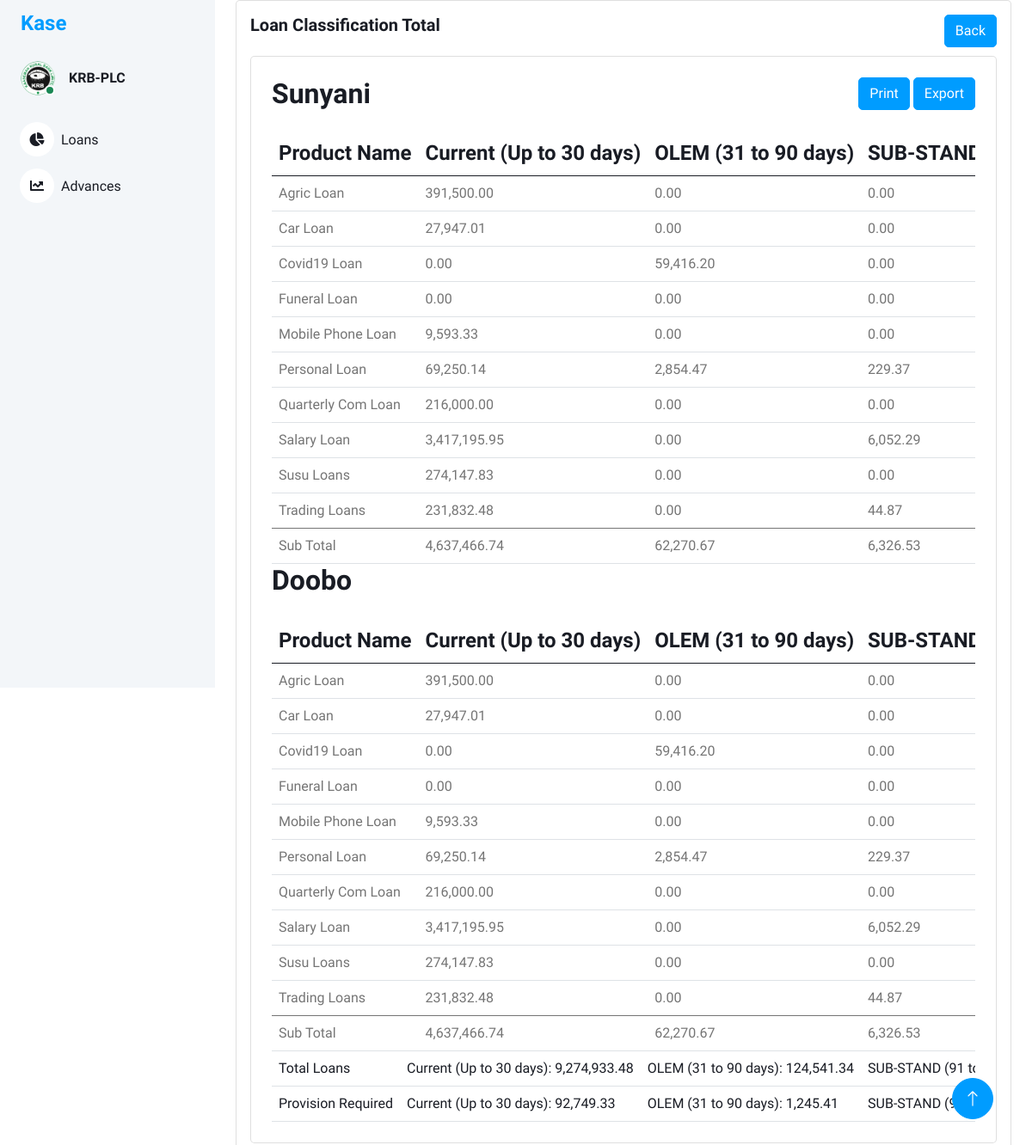
The page /loan_classification_total/1 on the database its author committed.
### models/loan_classification_files.py (models this page shows, shortened)
class LoanClassificationFiles(db.Model):
    id = db.Column(db.Integer, primary_key=True)
    branch_name = db.Column(db.String(100), nullable=False)
    loan_class_id = db.Column(db.String(100), nullable=True)
    filename = db.Column(db.String(100), nullable=True)

### models/loan_classification_items.py (models this page shows, shortened)
class LoanClassificationItems(db.Model):
    id = db.Column(db.Integer, primary_key=True)
    loan_class_file_id = db.Column(db.String(100), nullable=False)
    arrangement = db.Column(db.String(100), nullable=True)
    application_id = db.Column(db.String(100), nullable=True)
    company_branch = db.Column(db.String(100), nullable=True)
    account = db.Column(db.String(100), nullable=True)
    officer = db.Column(db.String(100), nullable=True)
    product_name = db.Column(db.String(100), nullable=True)
    customer = db.Column(db.String(100), nullable=True)
    customer_name = db.Column(db.String(100), nullable=True)
    opening_date = db.Column(db.String(100), nullable=True)
    first_pay_date = db.Column(db.String(100), nullable=True)
    maturity_date = db.Column(db.String(100), nullable=True)
    term = db.Column(db.String(100), nullable=True)
    ccy = db.Column(db.String(100), nullable=True)
    commitment = db.Column(db.String(100), nullable=True)
    principal = db.Column(db.String(100), nullable=True)
    due_date = db.Column(db.String(100), nullable=True)
    overdue = db.Column(db.String(100), nullable=True)
    resch_id = db.Column(db.String(100), nullable=True)
    status = db.Column(db.String(100), nullable=True)

### views/loan_classification.py (the view)
@bp.route('/loan_classification_total/<int:id>')
def loan_classification_total(id):
    loan_classification_uploads = LoanClassificationFiles.query.filter_by(loan_class_id=id).all()
    branches_data = {}  # Dictionary to store all branches data
    branches_column_data = {}
    default_classifications = {
        'Current (Up to 30 days)': {'Commitment': 0.00, 'Principal': 0.00, 'Count': 0},
        'OLEM (31 to 90 days)': {'Commitment': 0.00, 'Principal': 0.00, 'Count': 0},
        'SUB-STAND (91 to 180 days)': {'Commitment': 0.00, 'Principal': 0.00, 'Count': 0},
        'DOUTFUL (181 to 360 days)': {'Commitment': 0.00, 'Principal': 0.00, 'Count': 0},
        'LOSS (Over 360 days)': {'Commitment': 0.00, 'Principal': 0.00, 'Count': 0}
    }
    for classification in loan_classification_uploads:
        branch_name = classification.branch_name
        if branch_name not in branches_data:
            branches_data[branch_name] = {}
            branches_column_data[branch_name] = {
                'Current (Up to 30 days)':  0.00,
                'OLEM (31 to 90 days)' : 0.00,
                'SUB-STAND (91 to 180 days)':0.00,
                'DOUTFUL (181 to 360 days)': 0.00,
                'LOSS (Over 360 days)': 0.00
            }
        loan_classification_items = LoanClassificationItems.query.filter_by(loan_class_file_id=classification.id).all()
        for item in loan_classification_items:
            product_name = item.product_name
            if item.opening_date is None:
                continue
            loan_classification = classify_loan(item.maturity_date)
            if product_name not in branches_data[branch_name]:
                branches_data[branch_name][product_name] = deepcopy(default_classifications)
            if item.overdue is not None:
                overdue_value = float(item.overdue.replace(',', ''))
            else:
                overdue_value = 0.0
            if item.due_date is not None:
                due_date_value = float(item.due_date.replace(',', ''))
            else:
                due_date_value = 0.0
            if item.principal is not None:
                principal_value = float(item.principal.replace(',', ''))
            else:
                principal_value = 0.0
            branches_data[branch_name][product_name][loan_classification]['Commitment'] += overdue_value + due_date_value + principal_value
            branches_data[branch_name][product_name][loan_classification]['Principal'] += float(item.principal.replace(',', ''))
            branches_data[branch_name][product_name][loan_classification]['Count'] += 1
            branches_column_data[branch_name][loan_classification] += round((overdue_value + due_date_value + principal_value),2)
            branches_data[branch_name][product_name][loan_classification]['Commitment'] = round(branches_data[branch_name][product_name][loan_classification]['Commitment'], 2)
            branches_data[branch_name][product_name][loan_classification]['Principal'] = round(branches_data[branch_name][product_name][loan_classification]['Principal'], 2)
    totals = {}
    for branch in branches_column_data:
        for category in branches_column_data[branch]:
            if category not in totals:
                totals[category] = (round((branches_column_data[branch][category]),2))
            else:
                totals[category] += (round((branches_column_data[branch][category]),2))
    percent_totals = {category: "{:,.2f}".format(round(total * 0.01,2)) for category, total in totals.items()}
    formatted_totals = {category: "{:,.2f}".format(total) for category, total in totals.items()}
    return render_template('loan_classification_total.html', branches_data=branches_data,id=id,branches_column_total=branches_column_data,totals=formatted_totals,percent_totals=percent_totals)

### views/loan_classification.py (called while the page is built)
def classify_loan(maturity_date_str):
    from datetime import datetime  # Make sure you've imported datetime here
    maturity_date = datetime.strptime(maturity_date_str, '%d-%b-%y').date()
    days_outstanding = (date.today() - maturity_date).days
    if days_outstanding <= 30:
        return 'Current (Up to 30 days)'
    elif 31 <= days_outstanding <= 90:
        return 'OLEM (31 to 90 days)'
    elif 91 <= days_outstanding <= 180:
        return 'SUB-STAND (91 to 180 days)'
    elif 181 <= days_outstanding <= 360:
        return 'DOUTFUL (181 to 360 days)'
    else:
        return 'LOSS (Over 360 days)'   # Adjusted key here

### templates/loan_classification_total.html (shortened to what this page needs)
<!DOCTYPE html>
<html lang="en">
<head>
    <link href="https://cdnjs.cloudflare.com/ajax/libs/font-awesome/5.10.0/css/all.min.css" rel="stylesheet">
    <link href="https://cdn.jsdelivr.net/npm/bootstrap-icons@1.4.1/font/bootstrap-icons.css" rel="stylesheet">
    <link href="{{ url_for('static', filename='lib/owlcarousel/assets/owl.carousel.min.css') }}" rel="stylesheet">
    <link href="{{ url_for('static', filename='lib/tempusdominus/css/tempusdominus-bootstrap-4.min.css') }}"
        rel="stylesheet" />
    <link href="{{ url_for('static',filename='css/bootstrap.min.css') }}" rel="stylesheet">
    <link href="{{ url_for('static', filename='css/style.css') }}" rel="stylesheet">
</head>
<body>
    <div class="container-xxl position-relative bg-white d-flex p-0">
        <div class="sidebar pe-4 pb-3">
            <nav class="navbar bg-light navbar-light">
                <a href="{{ url_for('main.index') }}" class="navbar-brand mx-4 mb-3">
                    <h4 class="text-primary">Kase</h4>
                </a>
                <div class="d-flex align-items-center ms-4 mb-4">
                    <div class="position-relative">
                        <img class="rounded-circle" src="{{ url_for('static',filename='img/krblogoBig.png') }}" alt=""
                            style="width: 40px; height: 40px;">
                        <div
                            class="bg-success rounded-circle border border-2 border-white position-absolute end-0 bottom-0 p-1">
                        </div>
                    </div>
                    <div class="ms-3">
                        <h6 class="mb-0">KRB-PLC</h6>
                    </div>
                </div>
                <div class="navbar-nav w-100">
                    <a href="{{ url_for('main.index') }}" class="nav-item nav-link"><i
                            class="fa fa-chart-pie me-2"></i>Loans
                    </a>
                    <a href="{{ url_for('returns.returns') }}" class="nav-item nav-link"><i
                            class="fa fa-chart-line me-2"></i>Advances</a>
                </div>
            </nav>
        </div>
        <div class="content">
            <div class="container-fluid">
                <div class="container-fluid">
                    <div class="card">
                        <div class="card-body">
                            <div class="d-flex justify-content-between">
                                <div>
                                    <h5 class="card-title fw-semibold mb-4">Loan Classification Total</h5>
                                </div>
                                <div>
                                    <a href="{{ url_for('loan_classification.loan_classification_uploads', id=id )}}"
                                        class="btn btn-primary">Back</a>
                                </div>
                            </div>
                            <div class="card w-100">
                                <div class="card-body p-4">
                                    {% for branch_name, products in branches_data.items() %}
                                    <div class="d-flex justify-content-between">
                                        <div>
                                            <h2 class="card-title fw-semibold mb-4">{{ branch_name }} </h2>
                                        </div>
                                        <div>
                                            {% if loop.first %}
                                            <a href="#" class="btn btn-primary">Print</a>
                                            <a href="#" class="btn btn-primary">Export</a>
                                            {% endif %}
                                        </div>
                                    </div>
                                    <div class="table-responsive">
                                        <table class="table text-nowrap mb-0 align-middle">
                                            <thead class="text-dark fs-4">
                                                <tr>
                                                    <th>Product Name</th>
                                                    <th>Current (Up to 30 days)</th>
                                                    <th>OLEM (31 to 90 days)</th>
                                                    <th>SUB-STAND (91 to 180 days)</th>
                                                </tr>
                                            </thead>
                                            <tbody>
                                                {% for product_name, classifications in products.items()%}
                                                    <tr>
                                                        <td>{{ product_name }}</td>
                                                        <td>{{ "{:,.2f}".format(classifications['Current (Up to 30 days)']['Commitment']) }}</td>
                                                        <td>{{ "{:,.2f}".format(classifications['OLEM (31 to 90 days)']['Commitment']) }}</td>
                                                        <td>{{ "{:,.2f}".format(classifications['SUB-STAND (91 to 180 days)']['Commitment']) }}</td>
                                                    </tr>
                                                {% endfor %}
                                            </tbody>
                                            <tfoot>
                                                <tr>
                                                    <td>Sub Total</td>
                                                    <td>{{ "{:,.2f}".format(branches_column_total[branch_name]['Current (Up to 30 days)']) }}</td>
                                                    <td>{{ "{:,.2f}".format(branches_column_total[branch_name]['OLEM (31 to 90 days)']) }}</td>
                                                    <td>{{ "{:,.2f}".format(branches_column_total[branch_name]['SUB-STAND (91 to 180 days)']) }}</td>
                                                </tr>
                                            </tfoot>
                                        </table>
                                    </div>
                                    {% endfor %}
                                    <div class="table-responsive">
                                        <table class="table text-nowrap mb-0 align-middle text-dark">
                                            <tr>
                                              <td>Total Loans</td>
                                              <td>Current (Up to 30 days): {{ totals['Current (Up to 30 days)'] }}</td>
                                              <td>OLEM (31 to 90 days): {{ totals['OLEM (31 to 90 days)'] }}</td>
                                              <td>SUB-STAND (91 to 180 days): {{ totals['SUB-STAND (91 to 180 days)'] }}</td>
                                            </tr>
                                            <tr>
                                              <td>Provision Required</td>
                                              <td>Current (Up to 30 days): {{ percent_totals['Current (Up to 30 days)'] }}</td>
                                              <td>OLEM (31 to 90 days): {{ percent_totals['OLEM (31 to 90 days)'] }}</td>
                                              <td>SUB-STAND (91 to 180 days): {{ percent_totals['SUB-STAND (91 to 180 days)'] }}</td>
                                            </tr>
                                          </table>
                                    </div>
                                </div>
                            </div>
                        </div>
                    </div>
                </div>
            </div>
            <a href="#" class="btn btn-lg btn-primary btn-lg-square back-to-top"><i class="bi bi-arrow-up"></i></a>
        </div>
    </div>
</body>
</html>

### static/css/style.css (style rules this page uses)
:root { --primary: #009CFF; --light: #F3F6F9; --dark: #191C24; }
.back-to-top { position: fixed; display: none; right: 45px; bottom: 45px; z-index: 99; }
.btn { transition: .5s; }
.btn.btn-primary { color: #FFFFFF; }
.btn-lg-square { width: 48px; height: 48px; }
.btn-square, .btn-sm-square, .btn-lg-square { padding: 0; display: inline-flex; align-items: center; justify-content: center; font-weight: normal; border-radius: 50px; }
.sidebar { position: fixed; top: 0; left: 0; bottom: 0; width: 250px; height: 100vh; overflow-y: auto; background: var(--light); transition: 0.5s; z-index: 999; }
.content { margin-left: 250px; min-height: 100vh; background: #FFFFFF; transition: 0.5s; }
@media (min-width: 992px) { .sidebar { margin-left: 0; } }
@media (min-width: 992px) { .content { width: calc(100% - 250px); } }
.sidebar .navbar .navbar-nav .nav-link { padding: 7px 20px; color: var(--dark); font-weight: 500; border-left: 3px solid var(--light); border-radius: 0 30px 30px 0; outline: none; }
.sidebar .navbar .navbar-nav .nav-link i { width: 40px; height: 40px; display: inline-flex; align-items: center; justify-content: center; background: #FFFFFF; border-radius: 40px; }

### rows shown on the page
LoanClassificationFiles: branch_name "Sunyani", shows "Print", branch_name "4,637,466.74", branch_name "62,270.67", branch_name "6,326.53"
LoanClassificationItems: product_name "Agric Loan", classifications "391,500.00", classifications "0.00"
LoanClassificationItems: product_name "Car Loan", classifications "27,947.01", classifications "0.00"
LoanClassificationItems: product_name "Covid19 Loan", classifications "0.00", classifications "59,416.20"
LoanClassificationItems: product_name "Funeral Loan", classifications "0.00"
LoanClassificationItems: product_name "Mobile Phone Loan", classifications "9,593.33", classifications "0.00"
LoanClassificationItems: product_name "Personal Loan", classifications "69,250.14", classifications "2,854.47", classifications "229.37"
LoanClassificationItems: product_name "Quarterly Com Loan", classifications "216,000.00", classifications "0.00"
LoanClassificationItems: product_name "Salary Loan", classifications "3,417,195.95", classifications "0.00", classifications "6,052.29"
LoanClassificationItems: product_name "Susu Loans", principal "274,147.83", classifications "0.00"
LoanClassificationItems: product_name "Trading Loans", classifications "231,832.48", classifications "0.00", classifications "44.87"
LoanClassificationFiles: branch_name "Doobo", branch_name "4,637,466.74", branch_name "62,270.67", branch_name "6,326.53"
LoanClassificationItems: product_name "Agric Loan", classifications "391,500.00", classifications "0.00"
LoanClassificationItems: product_name "Car Loan", classifications "27,947.01", classifications "0.00"
LoanClassificationItems: product_name "Covid19 Loan", classifications "0.00", classifications "59,416.20"
LoanClassificationItems: product_name "Funeral Loan", classifications "0.00"
LoanClassificationItems: product_name "Mobile Phone Loan", classifications "9,593.33", classifications "0.00"
LoanClassificationItems: product_name "Personal Loan", classifications "69,250.14", classifications "2,854.47", classifications "229.37"
LoanClassificationItems: product_name "Quarterly Com Loan", classifications "216,000.00", classifications "0.00"
LoanClassificationItems: product_name "Salary Loan", classifications "3,417,195.95", classifications "0.00", classifications "6,052.29"
LoanClassificationItems: product_name "Susu Loans", principal "274,147.83", classifications "0.00"
LoanClassificationItems: product_name "Trading Loans", classifications "231,832.48", classifications "0.00", classifications "44.87"

### other values the page prints
{{ totals['Current (Up to 30 days)'] }} "9,274,933.48"
{{ totals['OLEM (31 to 90 days)'] }} "124,541.34"
{{ percent_totals['Current (Up to 30 days)'] }} "92,749.33"
{{ percent_totals['OLEM (31 to 90 days)'] }} "1,245.41"
